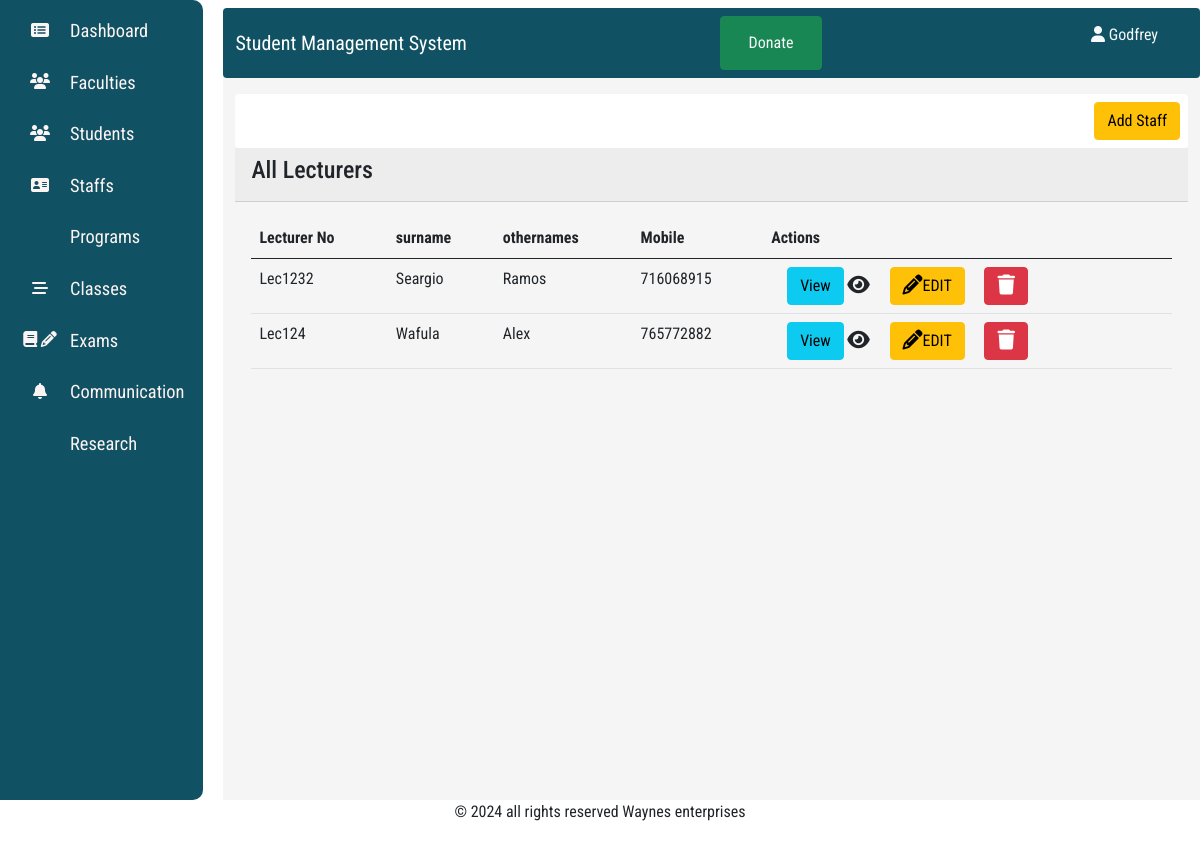
The page /staffs/ on the database its author committed.
### staffs/models.py (models this page shows, shortened)
class Lecturer(models.Model):
    lecturer_no=models.CharField(unique=True,max_length=12)
    surname=models.CharField(max_length=20)
    othernames=models.CharField(max_length=30)
    phone_number=models.PositiveIntegerField(unique=True)
    email=models.EmailField(max_length=30,null=True,blank=True)
    gender=models.CharField(max_length=10)
    image=models.FileField(upload_to="staffs")

### staffs/views.py (the view)
# urls.py: path("",include("staffs.urls")),
def staffs(request):
    if request.method == "POST":
        form=lecturer_form(request.POST,request.FILES)
        if form.is_valid():
            lec=form.save(commit=False)
            lec.save()
            return render(request,"staffs/staffs.html",{"form":form,"success":True,"message":"Saved successfully"})
    lecturers=Lecturer.objects.all()
    return render(request, "staffs/staffs.html",{"form":lecturer_form(),"lecturer":lecturers})

### staffs/templates/staffs/staffs.html (shortened to what this page needs)
{% extends "students/base.html"%}
{% block body %}
<div class="container-fluid">
    <div class="row">
        <div class="col-12 col.md-10">
            <div class="rounded d-flex mt-3 p-2 justify-content-end" style="background-color: white; box-shadow: 1-px -1px 3px 0 gray;">
                <button class="btn btn-warning" data-bs-toggle="modal" data-bs-target="#modaladdstaff" style="float: right;">Add Staff</button>
            </div>
            <div class="card-header">
               <h4 class="card-title">All Lecturers</h4>
            </div>
            <div class="card-body">
                {% if lecturer %}
                <table class="table table-responsive">
                  <thead>
                    <th>Lecturer No</th>
                    <th>surname </th>
                    <th>othernames </th>
                    <th>Mobile </th>
                    <th>Actions</th>
                  </thead>
                  <tbody>
                    {% for lec in lecturer %}
                    <tr>
                      <td>{{ lec.lecturer_no}}</td>
                      <td>{{ lec.surname}}</td>
                      <td>{{ lec.othernames}}</td>
                      <td>{{ lec.phone_number}}</td>
                      <td class="">
                        <button  class="btn btn-info ms-3" data-bs-target="#modal{{ lec.pk }}" data-bs-toggle="modal">View</button>
                          <i class="fa fa-eye fa-lg"></i>
                        <a href="{% url 'edit_staff' lec.pk %}" class="btn btn-warning ms-3">
                          <i class="fa fa-pencil fa-lg"></i>EDIT
                        </a>
                        <a href="" class="btn btn-danger ms-3">
                          <i class="fa fa-trash fa-lg"></i>
                        </a>
                      </td>
                    </tr>
                    {% endfor %}
                  </tbody>
                </table>
                {% else %}
                <div class="alert alert-success" role="alert">
                    <p class="alert-text">No Lecturers available</p>
                </div>
                {% endif %}
              </div>
        </div>
    </div>
</div>
{% endblock %}

### Students/static/styles.css (style rules this page uses)
:root { --bg:rgb(16, 82, 99); --size:250px; }
body { font-family: 'Roboto Condensed', sans-serif; }

### rows shown on the page
Lecturer: lecturer_no "Lec1232", surname "Seargio", othernames "Ramos", phone_number "716068915"
Lecturer: lecturer_no "Lec124", surname "Wafula", othernames "Alex", phone_number "765772882"
